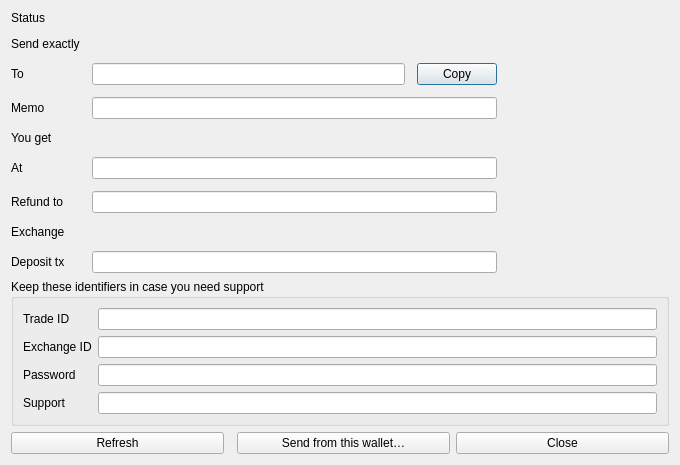
<?xml version="1.0" encoding="UTF-8"?>
<ui version="4.0">
 <class>SwapTradeDialog</class>
 <widget class="QDialog" name="SwapTradeDialog">
  <property name="geometry">
   <rect>
    <x>0</x>
    <y>0</y>
    <width>680</width>
    <height>420</height>
   </rect>
  </property>
  <property name="windowTitle">
   <string>Swap details</string>
  </property>
  <layout class="QVBoxLayout" name="verticalLayout">
   <item>
    <widget class="QLabel" name="label_status">
     <property name="text">
      <string>Status</string>
     </property>
    </widget>
   </item>
   <item>
    <widget class="InfoFrame" name="frame_attention">
     <property name="frameShape">
      <enum>QFrame::Shape::StyledPanel</enum>
     </property>
    </widget>
   </item>
   <item>
    <layout class="QHBoxLayout" name="layout_body">
     <property name="spacing">
      <number>12</number>
     </property>
     <item>
      <layout class="QFormLayout" name="formLayout">
       <property name="fieldGrowthPolicy">
        <enum>QFormLayout::FieldGrowthPolicy::ExpandingFieldsGrow</enum>
       </property>
       <item row="0" column="0">
        <widget class="QLabel" name="label_sendTitle">
         <property name="text">
          <string>Send exactly</string>
         </property>
        </widget>
       </item>
       <item row="0" column="1">
        <widget class="QLabel" name="label_send">
         <property name="textInteractionFlags">
          <set>Qt::TextInteractionFlag::TextSelectableByMouse</set>
         </property>
        </widget>
       </item>
       <item row="1" column="0">
        <widget class="QLabel" name="label_depositTitle">
         <property name="text">
          <string>To</string>
         </property>
        </widget>
       </item>
       <item row="1" column="1">
        <layout class="QHBoxLayout" name="layout_deposit">
         <item>
          <widget class="QLineEdit" name="line_deposit">
           <property name="readOnly">
            <bool>true</bool>
           </property>
          </widget>
         </item>
         <item>
          <widget class="QPushButton" name="btn_copyDeposit">
           <property name="text">
            <string>Copy</string>
           </property>
          </widget>
         </item>
        </layout>
       </item>
       <item row="2" column="0">
        <widget class="QLabel" name="label_memoTitle">
         <property name="text">
          <string>Memo</string>
         </property>
        </widget>
       </item>
       <item row="2" column="1">
        <widget class="QLineEdit" name="line_memo">
         <property name="readOnly">
          <bool>true</bool>
         </property>
        </widget>
       </item>
       <item row="3" column="0">
        <widget class="QLabel" name="label_getTitle">
         <property name="text">
          <string>You get</string>
         </property>
        </widget>
       </item>
       <item row="3" column="1">
        <widget class="QLabel" name="label_get">
         <property name="textInteractionFlags">
          <set>Qt::TextInteractionFlag::TextSelectableByMouse</set>
         </property>
        </widget>
       </item>
       <item row="4" column="0">
        <widget class="QLabel" name="label_payoutTitle">
         <property name="text">
          <string>At</string>
         </property>
        </widget>
       </item>
       <item row="4" column="1">
        <widget class="QLineEdit" name="line_payout">
         <property name="readOnly">
          <bool>true</bool>
         </property>
        </widget>
       </item>
       <item row="5" column="0">
        <widget class="QLabel" name="label_refundTitle">
         <property name="text">
          <string>Refund to</string>
         </property>
        </widget>
       </item>
       <item row="5" column="1">
        <widget class="QLineEdit" name="line_refund">
         <property name="readOnly">
          <bool>true</bool>
         </property>
        </widget>
       </item>
       <item row="6" column="0">
        <widget class="QLabel" name="label_exchangeTitle">
         <property name="text">
          <string>Exchange</string>
         </property>
        </widget>
       </item>
       <item row="6" column="1">
        <widget class="QLabel" name="label_exchange"/>
       </item>
       <item row="7" column="0">
        <widget class="QLabel" name="label_txTitle">
         <property name="text">
          <string>Deposit tx</string>
         </property>
        </widget>
       </item>
       <item row="7" column="1">
        <widget class="QLineEdit" name="line_tx">
         <property name="readOnly">
          <bool>true</bool>
         </property>
        </widget>
       </item>
      </layout>
     </item>
     <item>
      <widget class="QLabel" name="label_qr">
       <property name="minimumSize">
        <size>
         <width>160</width>
         <height>160</height>
        </size>
       </property>
       <property name="maximumSize">
        <size>
         <width>160</width>
         <height>160</height>
        </size>
       </property>
       <property name="alignment">
        <set>Qt::AlignmentFlag::AlignCenter</set>
       </property>
      </widget>
     </item>
    </layout>
   </item>
   <item>
    <widget class="QGroupBox" name="group_support">
     <property name="title">
      <string>Keep these identifiers in case you need support</string>
     </property>
     <layout class="QFormLayout" name="formLayout_support">
      <property name="fieldGrowthPolicy">
       <enum>QFormLayout::FieldGrowthPolicy::ExpandingFieldsGrow</enum>
      </property>
      <item row="0" column="0">
       <widget class="QLabel" name="label_tradeIdTitle">
        <property name="text">
         <string>Trade ID</string>
        </property>
       </widget>
      </item>
      <item row="0" column="1">
       <widget class="QLineEdit" name="line_tradeId">
        <property name="readOnly">
         <bool>true</bool>
        </property>
       </widget>
      </item>
      <item row="1" column="0">
       <widget class="QLabel" name="label_exchangeIdTitle">
        <property name="text">
         <string>Exchange ID</string>
        </property>
       </widget>
      </item>
      <item row="1" column="1">
       <widget class="QLineEdit" name="line_exchangeId">
        <property name="readOnly">
         <bool>true</bool>
        </property>
       </widget>
      </item>
      <item row="2" column="0">
       <widget class="QLabel" name="label_passwordTitle">
        <property name="text">
         <string>Password</string>
        </property>
       </widget>
      </item>
      <item row="2" column="1">
       <widget class="QLineEdit" name="line_password">
        <property name="readOnly">
         <bool>true</bool>
        </property>
       </widget>
      </item>
      <item row="3" column="0">
       <widget class="QLabel" name="label_supportTitle">
        <property name="text">
         <string>Support</string>
        </property>
       </widget>
      </item>
      <item row="3" column="1">
       <widget class="QLineEdit" name="line_support">
        <property name="readOnly">
         <bool>true</bool>
        </property>
       </widget>
      </item>
     </layout>
    </widget>
   </item>
   <item>
    <layout class="QHBoxLayout" name="layout_buttons">
     <item>
      <widget class="QPushButton" name="btn_refresh">
       <property name="text">
        <string>Refresh</string>
       </property>
      </widget>
     </item>
     <item>
      <spacer name="spacer_buttons">
       <property name="orientation">
        <enum>Qt::Orientation::Horizontal</enum>
       </property>
      </spacer>
     </item>
     <item>
      <widget class="QPushButton" name="btn_send">
       <property name="text">
        <string>Send from this wallet…</string>
       </property>
      </widget>
     </item>
     <item>
      <widget class="QPushButton" name="btn_close">
       <property name="text">
        <string>Close</string>
       </property>
      </widget>
     </item>
    </layout>
   </item>
  </layout>
 </widget>
 <customwidgets>
  <customwidget>
   <class>InfoFrame</class>
   <extends>QFrame</extends>
   <header>components.h</header>
   <container>1</container>
  </customwidget>
 </customwidgets>
 <resources/>
 <connections/>
</ui>
